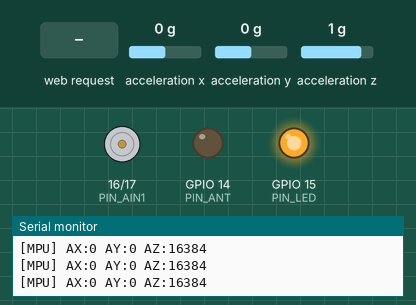
Bench run of a sketch on a simulated ESP32-C6. Shown: motor-driver pin pairs drawn as motors (green arrow = first pin HIGH = forward, orange = second pin HIGH = backward, longer = more drive), output pins drawn as LEDs (lit = HIGH), the last lines printed to the serial monitor. Wiring (inferred from the names in the program): MPU-6050 motion sensor at I2C address 0x68. Inputs (shaded band) come from the test bench; at power-on: acceleration x 0 g, acceleration y 0 g, acceleration z 1 g.

Above: at 2.0 s.
2.1 s: HTTP request GET /press?btn=UP received
At 2.17 s:
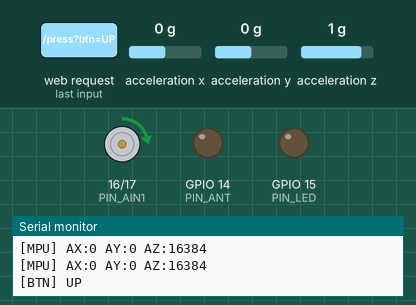
3.7 s: HTTP request GET /press?btn=DOWN received
At 3.77 s:
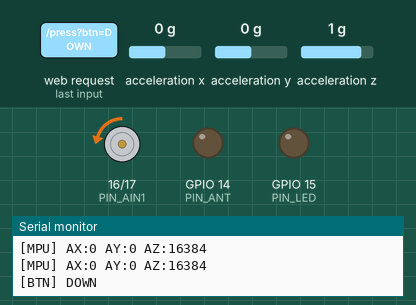
5.3 s: HTTP request GET /press?btn=X received
At 6.8 s:
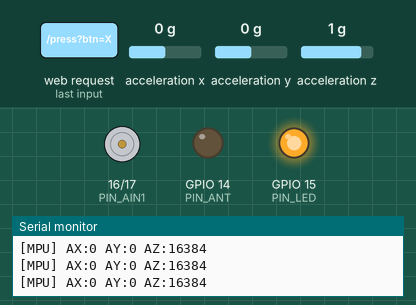
Timing chart, 0 to 8.3 s (numbered marks = the images above; inputs shaded):
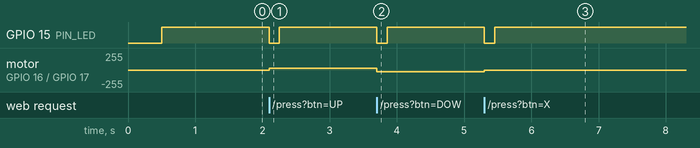

Measured:
- after the input at 2.1 s, GPIO 15 (PIN_LED): HIGH → LOW at once, → HIGH 0.15 s later; motor on GPIO 16 (PIN_AIN1) / GPIO 17 (PIN_AIN2): stopped → forward 25/255 at once
- after the input at 3.7 s, GPIO 15 (PIN_LED): HIGH → LOW at once, → HIGH 0.15 s later; motor on GPIO 16 (PIN_AIN1) / GPIO 17 (PIN_AIN2): forward 25/255 → backward 25/255 at once
- after the input at 5.3 s, GPIO 15 (PIN_LED): HIGH → LOW at once, → HIGH 0.15 s later; motor on GPIO 16 (PIN_AIN1) / GPIO 17 (PIN_AIN2): backward 25/255 → stopped at once

The sketch:

radio_controller.ino
```cpp
/*
  XIAO ESP32C6 Controller with MPU6050 & DRV8833
  - AP Mode: XIAO-ESP32C6 / 12345678
  - I2C: SDA=GPIO4, SCL=GPIO5
  - Motor: AIN1=10, AIN2=9, SLEEP=8
*/

#include <WiFi.h>
#include <WebServer.h>
#include <Wire.h>

// --- 設定 ---
const char* AP_SSID = "XIAO-ESP32C6";
const char* AP_PASS = "12345678";

// ピン定義
const int PIN_AIN1   = 16;
const int PIN_AIN2   = 17;
const int PIN_SDA    = 0;
const int PIN_SCL    = 1;
const int PIN_ANT    = 14; // 内蔵/外部アンテナ切替
const int PIN_LED    = 15; // 接続状態LED

uint8_t mpu6050Addr = 0x68;
unsigned long lastMpuPrintMs = 0;
unsigned long ledBlinkUntilMs = 0;

// PWM設定
const int PWM_FREQ = 20000;
const int PWM_RESOLUTION_BITS = 8;
const int PWM_MAX_DUTY = (1 << PWM_RESOLUTION_BITS) - 1;
const int PWM_STEP = 25;

enum MotorDirection { MOTOR_STOP, MOTOR_FORWARD, MOTOR_REVERSE };
MotorDirection currentDirection = MOTOR_STOP;
int currentSpeedDuty = 0;

WebServer server(80);

// --- I2C / MPU6050 関数 ---

void mpuWriteRegister(uint8_t reg, uint8_t value) {
    Wire.beginTransmission(mpu6050Addr);
    Wire.write(reg);
    Wire.write(value);
    Wire.endTransmission();
}

bool mpuInit() {
    // 応答確認
    Wire.beginTransmission(mpu6050Addr);
    if (Wire.endTransmission() != 0) return false;

    // デバイスリセット
    mpuWriteRegister(0x6B, 0x80);
    delay(100);
    // スリープ解除
    mpuWriteRegister(0x6B, 0x00);
    delay(100);
    // 加速度計設定 (±2g)
    mpuWriteRegister(0x1C, 0x00);
    return true;
}

bool mpuReadAccelRaw(int16_t& ax, int16_t& ay, int16_t& az) {
    Wire.beginTransmission(mpu6050Addr);
    Wire.write(0x3B);
    if (Wire.endTransmission(false) != 0) return false;

    if (Wire.requestFrom((int)mpu6050Addr, 6) != 6) return false;

    ax = (int16_t)((Wire.read() << 8) | Wire.read());
    ay = (int16_t)((Wire.read() << 8) | Wire.read());
    az = (int16_t)((Wire.read() << 8) | Wire.read());
    return true;
}

// --- モーター制御関数 ---

void applyMotorOutput() {
    if (currentDirection == MOTOR_FORWARD) {
        ledcWrite(PIN_AIN1, currentSpeedDuty);
        ledcWrite(PIN_AIN2, 0);
    } else if (currentDirection == MOTOR_REVERSE) {
        ledcWrite(PIN_AIN1, 0);
        ledcWrite(PIN_AIN2, currentSpeedDuty);
    } else {
        ledcWrite(PIN_AIN1, 0);
        ledcWrite(PIN_AIN2, 0);
    }
}

// --- Webサーバー ハンドラ ---

const char INDEX_HTML[] PROGMEM = R"rawliteral(
<!doctype html><html><head><meta charset="UTF-8"><meta name="viewport" content="width=device-width,initial-scale=1.0,user-scalable=no">
<title>XIAO SFC Pad</title><style>
body{background:#f0f2f5;font-family:sans-serif;display:flex;flex-direction:column;align-items:center;padding:20px;}
.row{display:flex;gap:24px;align-items:center;margin:12px 0;}
.dpad{display:grid;grid-template-columns:repeat(3,49px);gap:8px;}
.face{display:grid;grid-template-columns:repeat(3,49px);grid-template-rows:repeat(3,49px);gap:8px;}
button{width:49px;height:49px;border-radius:12px;border:none;background:#333;color:#fff;font-size:18px;touch-action:manipulation;}
button:active{background:#666;}
.btn-a{background:#e53935;}
.btn-b{background:#fbc02d;color:#333;}
.btn-y{background:#43a047;}
.btn-x{background:#1e88e5;}
.status{font-weight:bold;color:#444;}
.accel{margin-top:8px;font-size:14px;color:#333;background:#fff;padding:8px 12px;border-radius:8px;box-shadow:0 2px 6px rgba(0,0,0,.08);min-width:240px;text-align:center;}
</style></head><body>
<h2>XIAO ESP32C6 SFC Pad</h2>
<div class="row">
    <div class="dpad">
        <div></div><button onpointerdown="send('UP')">↑</button><div></div>
        <button onpointerdown="send('LEFT')">←</button>
        <div></div>
        <button onpointerdown="send('RIGHT')">→</button>
        <div></div><button onpointerdown="send('DOWN')">↓</button><div></div>
    </div>
    <div class="face">
        <div></div><button class="btn-x" onpointerdown="send('X')">X</button><div></div>
        <button class="btn-y" onpointerdown="send('Y')">Y</button>
        <div></div>
        <button class="btn-a" onpointerdown="send('A')">A</button>
        <div></div><button class="btn-b" onpointerdown="send('B')">B</button><div></div>
    </div>
</div>
<p class="status" id="st">Ready</p>
<div class="accel" id="acc">AX: -- / AY: -- / AZ: --</div>
<div class="accel" id="pwm">PWM Duty: --</div>
<script>
async function send(b){
    document.getElementById('st').textContent='Send: '+b;
    try{ await fetch('/press?btn='+b); }catch(e){}
}
async function updateAccel(){
    try{
        const res = await fetch('/status');
        const d = await res.json();
        document.getElementById('acc').textContent = `AX: ${d.ax} / AY: ${d.ay} / AZ: ${d.az}`;
        document.getElementById('pwm').textContent = `PWM Duty: ${d.duty}`;
    }catch(e){
        document.getElementById('acc').textContent = 'AX: -- / AY: -- / AZ: --';
        document.getElementById('pwm').textContent = 'PWM Duty: --';
    }
}
setInterval(updateAccel, 200);
updateAccel();
</script></body></html>
)rawliteral";

void handleRoot() { server.send(200, "text/html", INDEX_HTML); }

void handlePress() {
    String btn = server.arg("btn");
    Serial.printf("[BTN] %s\n", btn.c_str());
    // digitalWrite(PIN_SLEEP, HIGH);

    ledBlinkUntilMs = millis() + 150;
    digitalWrite(PIN_LED, LOW);

    if (btn == "UP") {
        currentDirection = MOTOR_FORWARD;
        if (currentSpeedDuty == 0) currentSpeedDuty = PWM_STEP;
    } else if (btn == "DOWN") {
        currentDirection = MOTOR_REVERSE;
        if (currentSpeedDuty == 0) currentSpeedDuty = PWM_STEP;
    } else if (btn == "X" || btn == "STOP") {
        currentSpeedDuty = 0;
        currentDirection = MOTOR_STOP;
    } else if (btn == "A") {
        currentSpeedDuty = min(currentSpeedDuty + PWM_STEP, PWM_MAX_DUTY);
    } else if (btn == "B") {
        currentSpeedDuty = max(currentSpeedDuty - PWM_STEP, 0);
        if (currentSpeedDuty == 0) currentDirection = MOTOR_STOP;
    }

    applyMotorOutput();
    server.send(200, "text/plain", "OK");
}

void handleAccel() {
    int16_t ax, ay, az;
    if (mpuReadAccelRaw(ax, ay, az)) {
        String payload = "{\"ax\":" + String(ax) + ",\"ay\":" + String(ay) + ",\"az\":" + String(az) + "}";
        server.send(200, "application/json", payload);
    } else {
        server.send(500, "application/json", "{\"error\":\"read_failed\"}");
    }
}

void handleStatus() {
    int16_t ax, ay, az;
    if (mpuReadAccelRaw(ax, ay, az)) {
        String payload = "{\"ax\":" + String(ax) + ",\"ay\":" + String(ay) + ",\"az\":" + String(az) + ",\"duty\":" + String(currentSpeedDuty) + "}";
        server.send(200, "application/json", payload);
    } else {
        String payload = "{\"ax\":null,\"ay\":null,\"az\":null,\"duty\":" + String(currentSpeedDuty) + "}";
        server.send(200, "application/json", payload);
    }
}

// --- Setup & Loop ---

void setup() {
    Serial.begin(115200);
    delay(500);

    // ピン初期化
    //pinMode(PIN_SLEEP, OUTPUT);
    pinMode(PIN_ANT, OUTPUT);
    pinMode(PIN_LED, OUTPUT);
    //pinMode(PIN_NFAULT, INPUT_PULLUP);
    //digitalWrite(PIN_SLEEP, HIGH);
    digitalWrite(PIN_ANT, LOW); // 内蔵アンテナ
    digitalWrite(PIN_LED, HIGH);

    // PWM設定
    ledcAttach(PIN_AIN1, PWM_FREQ, PWM_RESOLUTION_BITS);
    ledcAttach(PIN_AIN2, PWM_FREQ, PWM_RESOLUTION_BITS);

    // I2C初期化
    Wire.begin(PIN_SDA, PIN_SCL, 100000);
    delay(100);

    Serial.println("\n--- Initializing MPU6050 ---");
    if (mpuInit()) {
        Serial.println("MPU6050: OK");
    } else {
        Serial.println("MPU6050: FAILED (Check wiring/address)");
    }

    // WiFi AP開始
    WiFi.softAP(AP_SSID, AP_PASS);
    server.on("/", handleRoot);
    server.on("/press", handlePress);
    server.on("/accel", handleAccel);
    server.on("/status", handleStatus);
    server.begin();

    Serial.println("System Ready.");
    Serial.print("IP: "); Serial.println(WiFi.softAPIP());
}

void loop() {
    server.handleClient();
    if (ledBlinkUntilMs != 0 && millis() > ledBlinkUntilMs) {
        ledBlinkUntilMs = 0;
        digitalWrite(PIN_LED, HIGH);
    }

    /* 異常検知
    if (digitalRead(PIN_NFAULT) == LOW) {
        currentDirection = MOTOR_STOP;
        applyMotorOutput();
        Serial.println("[ALERT] Motor Driver Fault!");
        delay(1000);
    }
    */

    // 500ms周期でMPUデータ表示
    unsigned long now = millis();
    if (now - lastMpuPrintMs >= 500) {
        lastMpuPrintMs = now;
        int16_t ax, ay, az;
        if (mpuReadAccelRaw(ax, ay, az)) {
            Serial.printf("[MPU] AX:%d AY:%d AZ:%d\n", ax, ay, az);
        } else {
            Serial.println("[MPU] Read Error!");
        }
    }
}
```
